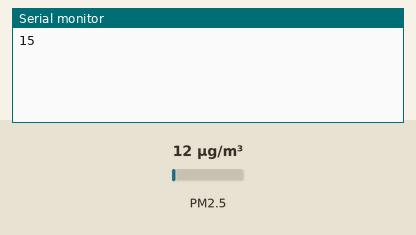
The sketch below on a simulated Arduino Mega 2560, built with avr-gcc and run on an emulated ATmega2560. Parts: the last lines printed to the serial monitor. The inputs (shaded band) are chosen by the test bench; at power-on: PM2.5 12 µg/m³.

Above: at 3.2 s.
3.3 s: PM2.5 set to 6 µg/m³
At 8.3 s:
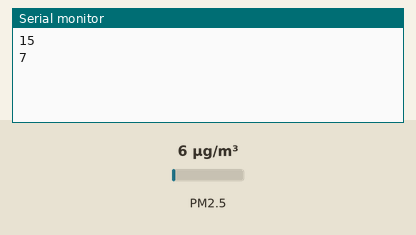
8.9 s: PM2.5 set to 75 µg/m³
At 13.3 s:
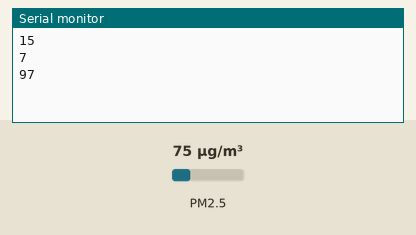
Timing chart, 0 to 14.8 s (numbered marks = the images above; inputs shaded):
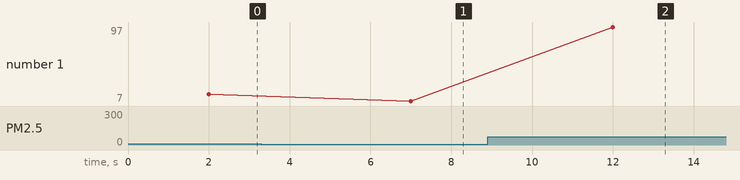

Measured:
- after the input at 3.3 s, the serial monitor: prints a new line after 3.7 s (image 1)
- after the input at 8.9 s, the serial monitor: prints a new line after 3.1 s (image 2)
- plotted number 1: 15 → 7 after the input at 3.3 s, 7 → 97 after the input at 8.9 s

The sketch:

Try_dust.ino
```cpp
#include "PMS.h"
#include "SoftwareSerial.h"

SoftwareSerial Serial1(4, 5); // RX, TX

PMS pms(Serial1);
PMS::DATA data;

void setup()
{
  Serial1.begin(9600);
  Serial.begin(9600);
  //Serial.println("PMSA003I Air Quality Sensor");
  delay(2000);
}

void loop()
{
  if (pms.read(data))
  {
    // Serial.println("Dust Concentration");
    // Serial.println("PM1.0 :" + String(data.PM_AE_UG_1_0) + "(ug/m3)");
    // Serial.println("PM2.5 :" + String(data.PM_AE_UG_2_5) + "(ug/m3)");
    // Serial.println("PM10  :" + String(data.PM_AE_UG_10_0) + "(ug/m3)");
    Serial.println(String(data.PM_AE_UG_10_0));
    delay(5000);
  }
}
```
